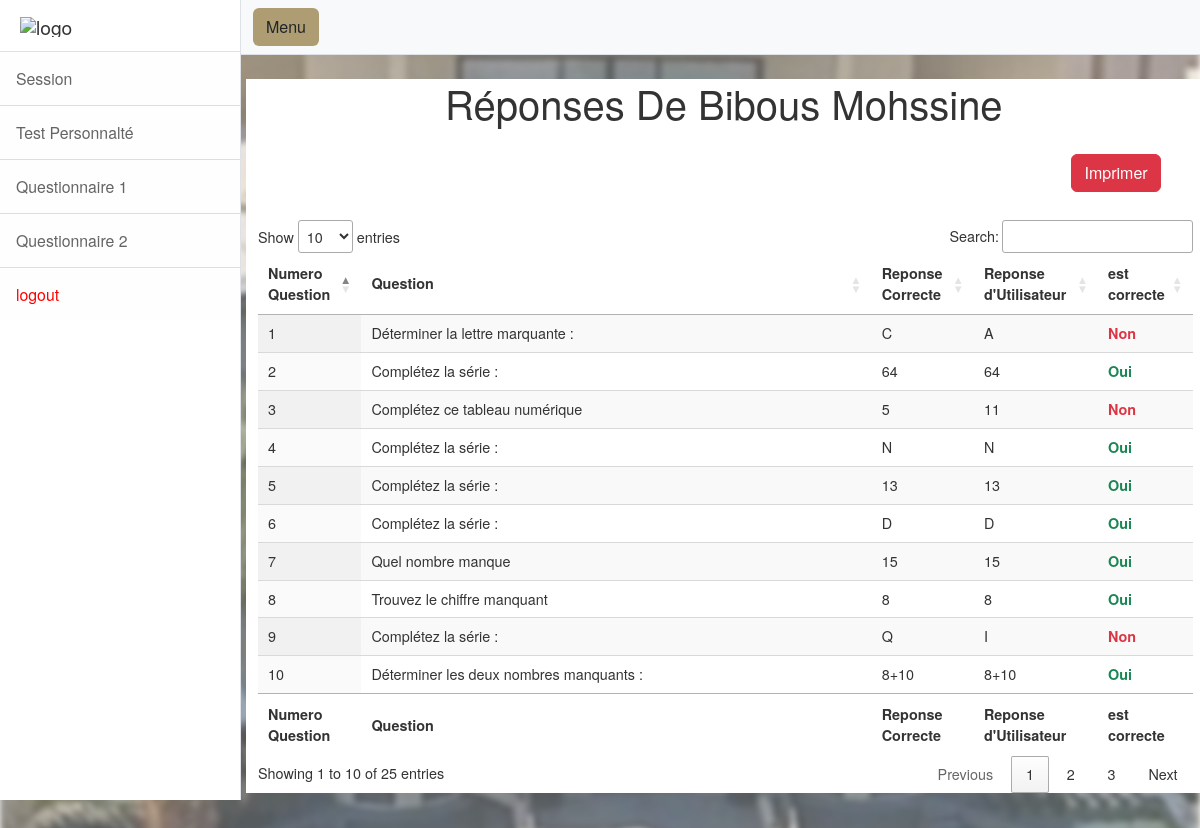
Page /dashboard/detailsQ2N.php?id=3 on the committed database.
### tables this page shows
CREATE TABLE `noteq2` (
  `id` int(11) NOT NULL,
  `nom` varchar(128) NOT NULL,
  `prenom` varchar(128) NOT NULL,
  `cin` varchar(128) NOT NULL,
  `score` int(11) NOT NULL
);

CREATE TABLE `comp_noteq2` (
  `id` int(11) NOT NULL,
  `id_u` int(11) DEFAULT NULL,
  `id_q` int(11) DEFAULT NULL,
  `reponse_q` varchar(255) DEFAULT NULL,
  `reponse_u` varchar(255) DEFAULT NULL,
  `est_correcte` tinyint(1) DEFAULT NULL
);

CREATE TABLE `test1` (
  `id` int(2) NOT NULL,
  `Question` varchar(689) DEFAULT NULL,
  `Valeur` varchar(41) DEFAULT NULL,
  `Choix` varchar(336) DEFAULT NULL,
  `Reponse1` varchar(4) DEFAULT NULL
);

### dashboard/detailsQ2N.php (the view, shortened to what this page needs)
<?php
$conn = mysqli_connect("localhost", "root", "", "menarahold");
if (isset($_GET['id'])) {
    $candidatId = $_GET['id'];
    $sqlCandidat = "SELECT nom, prenom FROM noteq2 WHERE id = ?";
    $stmtCandidat = $conn->prepare($sqlCandidat);
    $stmtCandidat->bind_param("i", $candidatId);
    $stmtCandidat->execute();
    $resultCandidat = $stmtCandidat->get_result();
    if ($resultCandidat->num_rows > 0) {
        $rowCandidat = $resultCandidat->fetch_assoc();
        $nomCandidat = $rowCandidat['nom'];
        $prenomCandidat = $rowCandidat['prenom'];
    }
    $sqlDetails = "SELECT c.id_q, t.Question, c.reponse_q, c.reponse_u, c.est_correcte
                   FROM comp_noteq2 c
                   JOIN test1 t ON t.id = c.id_q
                   WHERE c.id_u = ?";
    $stmtDetails = $conn->prepare($sqlDetails);
    $stmtDetails->bind_param("i", $candidatId);
    $stmtDetails->execute();
    $resultDetails = $stmtDetails->get_result();
}
?>
<!DOCTYPE html>
<html lang="en">
<head>
<head>
<link href="css/styles.css" rel="stylesheet" />
    <link rel="stylesheet" type="text/css" href="https://cdn.datatables.net/1.11.5/css/jquery.dataTables.css">
        <link rel="stylesheet" href="https://cdn.datatables.net/1.12.1/css/jquery.dataTables.min.css">
        <link rel="stylesheet" href="https://cdn.datatables.net/fixedheader/3.2.3/css/fixedHeader.dataTables.min.css">
    <link href="https://nightly.datatables.net/css/jquery.dataTables.css" rel="stylesheet" type="text/css" />
    <link href="https://nightly.datatables.net/select/css/select.dataTables.css?_=9a6592f8d74f8f520ff7b22342fa1183.css" rel="stylesheet" type="text/css" />
    <link href="https://nightly.datatables.net/searchpanes/css/searchPanes.dataTables.css?13" rel="stylesheet" type="text/css" />
</head>
<body>
    <div class="d-flex" id="wrapper">
        <div class="border-end bg-white" id="sidebar-wrapper">
            <div class="sidebar-heading border-bottom bg-white"><img src="https://menara-holding.ma/Assets/images/Logo_mh.svg"
                  style="width:140px;heigth:20px" alt="logo"></div>
                  <div class="list-group list-group-flush">
                <a class="list-group-item list-group-item-action list-group-item-light p-3 allow-navigation" style="font-size: 1.1em;margin: 0;" href="session.php">Session</a>
                <a class="list-group-item list-group-item-action list-group-item-light p-3 allow-navigation" style="font-size: 1.1em;margin: 0;" href="#" id="menu1">Test Personnalté</a>
                <a class="list-group-item list-group-item-action list-group-item-light p-3 allow-navigation" style="font-size: 1.1em;margin: 0;" href="#" id="menu2">Questionnaire 1</a>
                <a class="list-group-item list-group-item-action list-group-item-light p-3 allow-navigation" style="font-size: 1.1em;margin: 0;" href="#" id="menu3">Questionnaire 2</a>
                <a class="list-group-item list-group-item-action list-group-item-light p-3 allow-navigation" style="font-size: 1.1em;margin: 0;color:red" href="logout.php">logout</a>
            </div>
        </div>
        <div id="page-content-wrapper">
            <nav class="navbar navbar-expand-lg navbar-light bg-light border-bottom">
                <div class="container-fluid">
                    <button class="btn" style="background-color:#ae9d72" id="sidebarToggle">Menu</button>
                </div>
            </nav>
             <div class="container-fluid" style="background:white; margin-left:5px; margin-right:5px;">
                    <h1 class="mt-4" style="margin-left:20%;">Réponses De <?php echo $nomCandidat .' '. $prenomCandidat ?></h1>
                    <a href="#" onclick="imprimerTableau()" style="margin-left:87%;margin-top:2%;margin-bottom:3%" class="btn btn-danger">Imprimer</a>
                    <br>
                    <table id="example" class="display" style="width:100%">
                    <thead>
                        <tr>
                            <th>Numero Question</th>
                            <th>Question</th>
                            <th>Reponse Correcte</th>
                            <th>Reponse d'Utilisateur</th>
                            <th>est correcte</th>
                        </tr>
                    </thead>
                    <tfoot>
                        <tr>
                            <th>Numero Question</th>
                            <th>Question</th>
                            <th>Reponse Correcte</th>
                            <th>Reponse d'Utilisateur</th>
                            <th>est correcte</th>
                        </tr>
                    </tfoot>
                    <tbody>
                        <?php
                    if ($resultDetails->num_rows > 0) {
                        while ($rowDetails = $resultDetails->fetch_assoc()) {
                            echo "<tr>";
                            echo "<td>" . $rowDetails["id_q"] . "</td>";
                            echo "<td>" . $rowDetails["Question"] . "</td>";
                            echo "<td>" . $rowDetails["reponse_q"] . "</td>";
                            echo "<td>" . $rowDetails["reponse_u"] . "</td>";
                            echo "<td class='" . ($rowDetails["est_correcte"] ? 'text-success' : 'text-danger') . "'>" . ($rowDetails["est_correcte"] ? 'Oui' : 'Non') . "</td>";
                            echo "</tr>";
                        }
                    } else {
                        echo "<p>Aucun résultat trouvé pour cet ID de candidat.</p>";
                    }
                ?>
                    </tbody>
                </table>
                </div>
            </div>
        </div>
</body>
</html>

### dashboard/detailsQ2N.php (style rules this page uses)
body { font: 90%/1.45em "Helvetica Neue", HelveticaNeue, Verdana, Arial, Helvetica, sans-serif; margin: 0; padding: 0; color: #333; background-color: #fff; }
body::after { content: ""; background-image: url(../images/slide01.jpg); background-size: cover; background-position: center; background-repeat: no-repeat; filter: blur(3px); opacity: 0.7; position: absolute; top: 0; left: 0; width: 100%; height: 1600px; z-index: -1; }
.text-success { color: green; font-weight: bold; }
.text-danger { color: red; font-weight: bold; }

### rows in the picture
noteq2: nom "Bibous", prenom "Mohssine"
comp_noteq2: id_q "1", test1.Question "Déterminer la lettre marquante :", reponse_q "C", reponse_u "A", est_correcte "Non"
comp_noteq2: id_q "2", test1.Question "Complétez la série :", reponse_q "64", reponse_u "64", est_correcte "Oui"
comp_noteq2: id_q "3", test1.Question "Complétez ce tableau numérique", reponse_q "5", reponse_u "11", est_correcte "Non"
comp_noteq2: id_q "4", test1.Question "Complétez la série :", reponse_q "N", reponse_u "N", est_correcte "Oui"
comp_noteq2: id_q "5", test1.Question "Complétez la série :", reponse_q "13", reponse_u "13", est_correcte "Oui"
comp_noteq2: id_q "6", test1.Question "Complétez la série :", reponse_q "D", reponse_u "D", est_correcte "Oui"
comp_noteq2: id_q "7", test1.Question "Quel nombre manque", reponse_q "15", reponse_u "15", est_correcte "Oui"
comp_noteq2: id_q "8", test1.Question "Trouvez le chiffre manquant", reponse_q "8", reponse_u "8", est_correcte "Oui"
comp_noteq2: id_q "9", test1.Question "Complétez la série :", reponse_q "Q", reponse_u "I", est_correcte "Non"
comp_noteq2: id_q "10", test1.Question "Déterminer les deux nombres manquants :", reponse_q "8+10", reponse_u "8+10", est_correcte "Oui"
